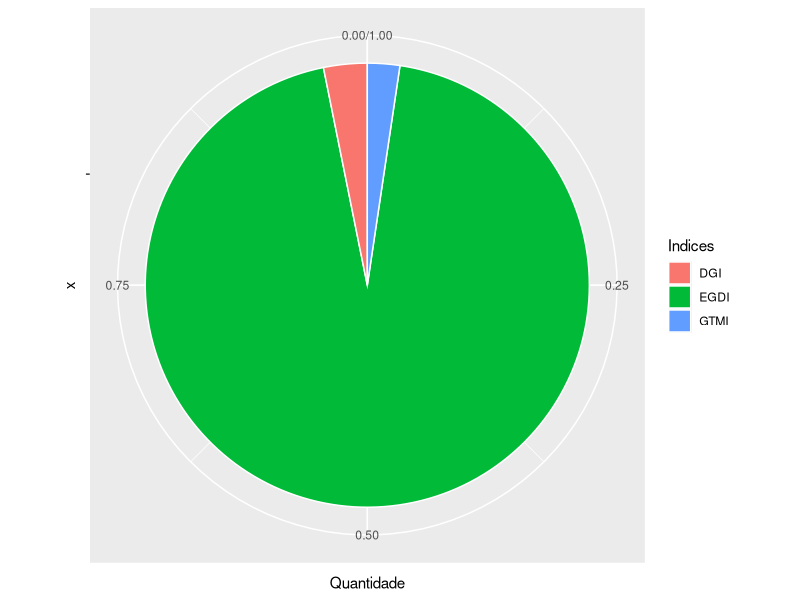
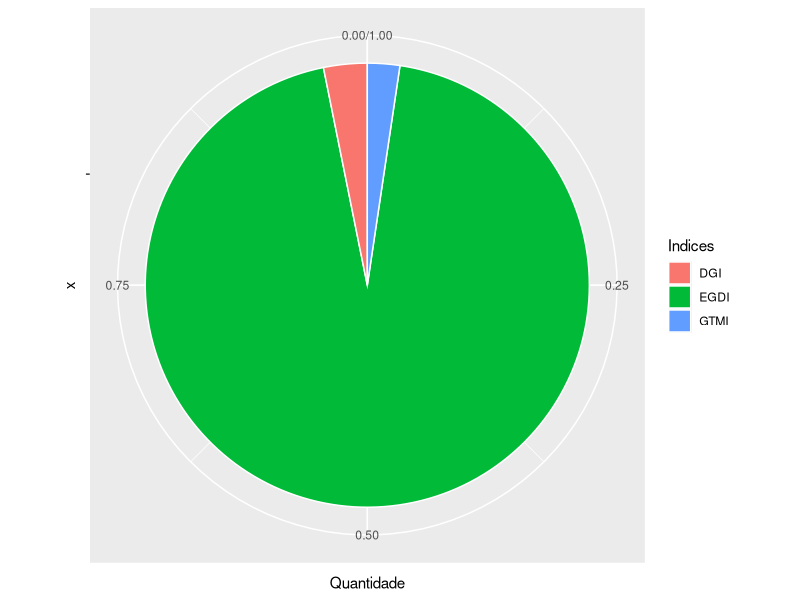

Here is the R script that generated these plots, in order:
library(tidyverse)
library(tidyr)

df <- data.frame(
    EGDI = 16800,
    DGI = 563,
    GTMI = 418
)

df_longer <- pivot_longer(
    data = df,
    cols = everything(),
    names_to = 'Indices',
    values_to = 'Quantidade'
) %>%
mutate(Total = sum(Quantidade)) %>%
mutate(Quantidade = Quantidade / Total)

ggplot(df_longer, aes(x = "", y = Quantidade, fill = Indices)) +
    geom_bar(stat = "identity", width=1, color="white") +
    coord_polar("y", start=0)

ggsave(
    'C:/Users/lazar/Master-Dissertation/figuras/egov_indices.png', 
    dpi=300,
    width = 10,
    height = 6,
    units = "in"
)
